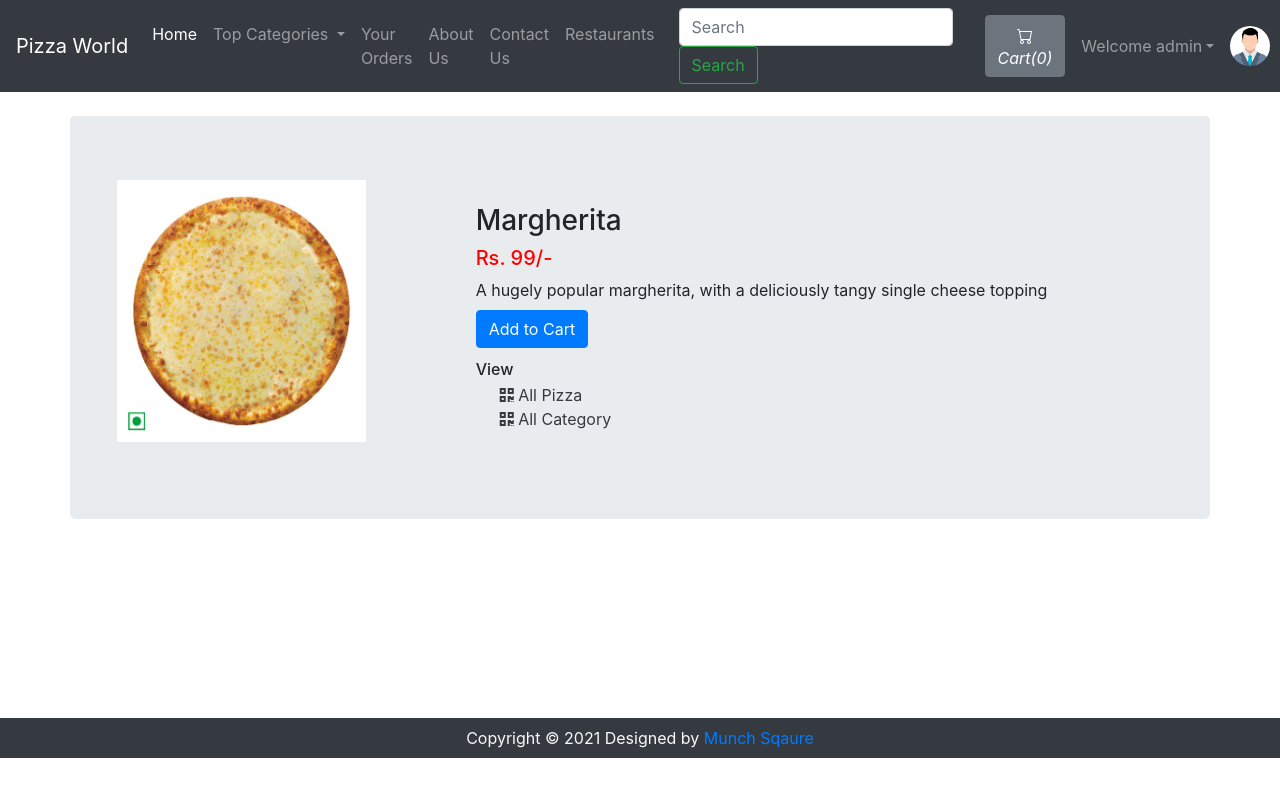
The app's page /viewPizza.php?pizzaid=1 (signed in) with its own data.
### tables this page shows
CREATE TABLE `sitedetail` (
  `tempId` int(11) NOT NULL,
  `systemName` varchar(21) NOT NULL,
  `email` varchar(35) NOT NULL,
  `contact1` bigint(21) NOT NULL,
  `contact2` bigint(21) DEFAULT NULL COMMENT 'Optional',
  `address` text NOT NULL,
  `dateTime` datetime NOT NULL DEFAULT current_timestamp()
);

CREATE TABLE `pizza` (
  `pizzaId` int(12) NOT NULL,
  `pizzaName` varchar(255) NOT NULL,
  `pizzaPrice` int(12) NOT NULL,
  `pizzaDesc` text NOT NULL,
  `pizzaCategorieId` int(12) NOT NULL,
  `pizzaPubDate` datetime NOT NULL DEFAULT current_timestamp()
);

### viewPizza.php (the view, shortened to what this page needs)
<!doctype html>
<html lang="en">
<head>
    <link rel="stylesheet" href="https://stackpath.bootstrapcdn.com/bootstrap/4.4.1/css/bootstrap.min.css">
    <link rel="stylesheet" href="https://use.fontawesome.com/releases/v5.8.2/css/all.css">
</head>
<body>
    <?php include 'partials/_dbconnect.php';?>
    <?php require 'partials/_nav.php' ?>
    <div class="container my-4" id="cont">
        <div class="row jumbotron">
        <?php
            $pizzaId = $_GET['pizzaid'];
            $sql = "SELECT * FROM `pizza` WHERE pizzaId = $pizzaId";
            $result = mysqli_query($conn, $sql);
            $row = mysqli_fetch_assoc($result);
            $pizzaName = $row['pizzaName'];
            $pizzaPrice = $row['pizzaPrice'];
            $pizzaDesc = $row['pizzaDesc'];
            $pizzaCategorieId = $row['pizzaCategorieId'];
        ?>
        <?php
        echo  '<div class="col-md-4">
                <img src="img/pizza-'.$pizzaId. '.jpg" width="249px" height="262px">
            </div>
            <div class="col-md-8 my-4">
                <h3>' . $pizzaName . '</h3>
                <h5 style="color: #ff0000">Rs. '.$pizzaPrice. '/-</h5>
                <p class="mb-0">' .$pizzaDesc .'</p>';
                if($loggedin){
                    $quaSql = "SELECT `itemQuantity` FROM `viewcart` WHERE pizzaId = '$pizzaId' AND `userId`='$userId'";
                    $quaresult = mysqli_query($conn, $quaSql);
                    $quaExistRows = mysqli_num_rows($quaresult);
                    if($quaExistRows == 0) {
                        echo '<form action="partials/_manageCart.php" method="POST">
                              <input type="hidden" name="itemId" value="'.$pizzaId. '">
                              <button type="submit" name="addToCart" class="btn btn-primary my-2">Add to Cart</button>';
                    }else {
                        echo '<a href="viewCart.php"><button class="btn btn-primary my-2">Go to Cart</button></a>';
                    }
                }
                else{
                    echo '<button class="btn btn-primary my-2" data-toggle="modal" data-target="#loginModal">Add to Cart</button>';
                }
                echo '</form>
                <h6 class="my-1"> View </h6>
                <div class="mx-4">
                    <a href="viewPizzaList.php?catid=' . $pizzaCategorieId . '" class="active text-dark">
                    <i class="fas fa-qrcode"></i>
                        <span>All Pizza</span>
                    </a>
                </div>
                <div class="mx-4">
                    <a href="index.php" class="active text-dark">
                    <i class="fas fa-qrcode"></i>
                        <span>All Category</span>
                    </a>
                </div>
            </div>'
        ?>
        </div>
    </div>
    <?php require 'partials/_footer.php' ?>
</body>
</html>

### partials/_nav.php (shortened to what this page needs)
<?php
if(isset($_SESSION['loggedin']) && $_SESSION['loggedin']==true){
  $loggedin= true;
  $userId = $_SESSION['userId'];
  $username = $_SESSION['username'];
}
else{
  $loggedin = false;
  $userId = 0;
}
$sql = "SELECT * FROM `sitedetail`";
$result = mysqli_query($conn, $sql);
$row = mysqli_fetch_assoc($result);
$systemName = $row['systemName'];
echo '<nav class="navbar navbar-expand-lg navbar-dark bg-dark">
      <a class="navbar-brand" href="index.php">'.$systemName.'</a>
      <button class="navbar-toggler" type="button" data-toggle="collapse" data-target="#navbarSupportedContent" aria-controls="navbarSupportedContent" aria-expanded="false" aria-label="Toggle navigation">
        <span class="navbar-toggler-icon"></span>
      </button>
      <div class="collapse navbar-collapse" id="navbarSupportedContent">
        <ul class="navbar-nav mr-auto">
          <li class="nav-item active">
            <a class="nav-link" href="index.php">Home <span class="sr-only">(current)</span></a>
          </li>
          <li class="nav-item dropdown">
            <a class="nav-link dropdown-toggle" href="#" id="navbarDropdown" role="button" data-toggle="dropdown" aria-haspopup="true" aria-expanded="false">
              Top Categories
            </a>
            <div class="dropdown-menu" aria-labelledby="navbarDropdown">';
            echo '</div>
          </li>
          <li class="nav-item">
            <a class="nav-link" href="viewOrder.php">Your Orders</a>
          </li>
          <li class="nav-item">
            <a class="nav-link" href="about.php">About Us</a>
          </li>
          <li class="nav-item">
            <a class="nav-link" href="contact.php">Contact Us</a>
          </li>
          <li class="nav-item">
            <a class="nav-link" href="restaurants.php">Restaurants</a>
          </li>
        </ul>
        <form method="get" action="/OnlinePizzaDelivery/search.php" class="form-inline my-2 my-lg-0 mx-3">
          <input class="form-control mr-sm-2" type="search" name="search" id="search" placeholder="Search" aria-label="Search" required>
          <button class="btn btn-outline-success my-2 my-sm-0" type="submit">Search</button>
        </form>';
        $countsql = "SELECT SUM(`itemQuantity`) FROM `viewcart` WHERE `userId`=$userId";
        $countresult = mysqli_query($conn, $countsql);
        $countrow = mysqli_fetch_assoc($countresult);
        $count = $countrow['SUM(`itemQuantity`)'];
        if(!$count) {
          $count = 0;
        }
        echo '<a href="viewCart.php"><button type="button" class="btn btn-secondary mx-2" title="MyCart">
          <svg xmlns="img/cart.svg" width="16" height="16" fill="currentColor" class="bi bi-cart" viewBox="0 0 16 16">
            <path d="M0 1.5A.5.5 0 0 1 .5 1H2a.5.5 0 0 1 .485.379L2.89 3H14.5a.5.5 0 0 1 .491.592l-1.5 8A.5.5 0 0 1 13 12H4a.5.5 0 0 1-.491-.408L2.01 3.607 1.61 2H.5a.5.5 0 0 1-.5-.5zM3.102 4l1.313 7h8.17l1.313-7H3.102zM5 12a2 2 0 1 0 0 4 2 2 0 0 0 0-4zm7 0a2 2 0 1 0 0 4 2 2 0 0 0 0-4zm-7 1a1 1 0 1 1 0 2 1 1 0 0 1 0-2zm7 0a1 1 0 1 1 0 2 1 1 0 0 1 0-2z"/>
          </svg>
          <i class="bi bi-cart">Cart(' .$count. ')</i>
        </button></a>';
        if($loggedin){
          echo '<ul class="navbar-nav mr-2">
            <li class="nav-item dropdown">
              <a class="nav-link dropdown-toggle" href="#" id="navbarDropdown" role="button" data-toggle="dropdown"> Welcome ' .$username. '</a>
              <div class="dropdown-menu" aria-labelledby="navbarDropdown">
                <a class="dropdown-item" href="partials/_logout.php">Logout</a>
              </div>
            </li>
          </ul>
          <div class="text-center image-size-small position-relative">
            <a href="viewProfile.php"><img src="img/person-' .$userId. '.jpg" class="rounded-circle" onError="this.src = \'img/profilePic.jpg\'" style="width:40px; height:40px"></a>
          </div>';
        }
        else {
          echo '
          <button type="button" class="btn btn-success mx-2"  data-toggle="modal" data-target="#loginModal">Login</button>
          <button type="button" class="btn btn-success mx-2"  data-toggle="modal" data-target="#signupModal">SignUp</button>';
        }
  echo '</div>
    </nav>';
?>

### viewPizza.php (style rules this page uses)
#cont { min-height : 578px; }

### records on screen
sitedetail: systemName "Pizza World"
pizza: pizzaName "Margherita", pizzaPrice "99", pizzaDesc "A hugely popular margherita, with a deliciously tangy single cheese topping"

### other values on screen
$count "0"
$username "admin"
